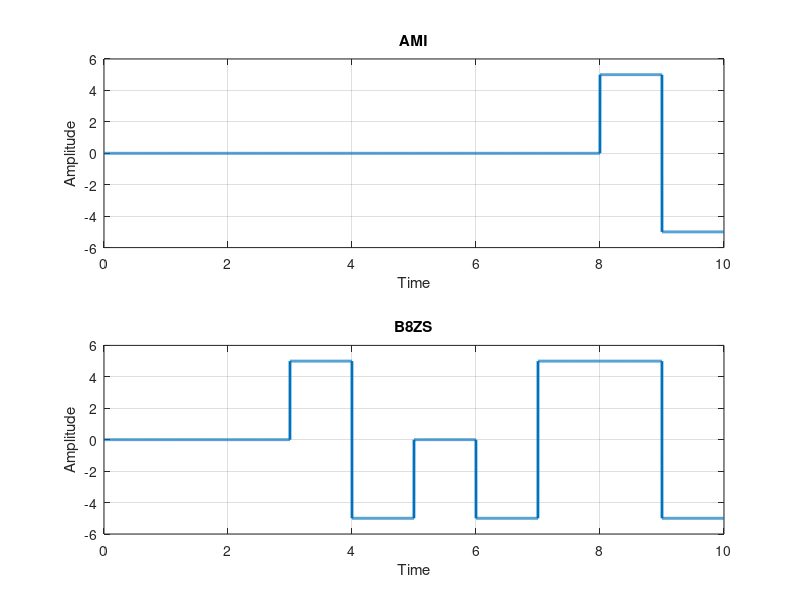

The MATLAB source for this figure:
clc;
close all;
clear all;

bits = [0 0 0 0 0 0 0 0 1 1];
%bits = input('Give a input bit sequence: ');
bitrate = 1;
n = 1000;
T = length(bits)/bitrate;
N = length(bits) * n;
dt = T/N;
t = 0:dt:T-dt;

previous = -5; %Assuming Previous was -5;
x = zeros(1, length(t));
for i=1:length(bits)
    if(bits(i) == 1)
       x((i-1)*n+1: i*n) = previous * (-1);
       previous = previous * (-1);
    end
end
subplot(2,1,1);
plot(t, x, 'Linewidth', 2);
grid on;
title('AMI');
xlabel('Time');
ylabel('Amplitude');


y = zeros(1, length(x)/n);
for i=1:length(y)
    if(x((i-1)*n +1) ~= 0)
        y(i) = 1;
    end
end
count = 0;

previous = -previous;
for i=1:length(y)
    if(y(i) == 0)
        count = count + 1;
        if count == 8
            x((i-5)*n+1:(i-4)*n) = previous;
            x((i-4)*n+1:(i-3)*n) = previous*(-1);
            previous = -previous;
            x((i-2)*n+1:(i-1)*n) = previous;
            x((i-1)*n+1:i*n) = previous*(-1);
        end
    else
        count = 0;
    end
end

subplot(2,1,2);
plot(t, x, 'Linewidth', 2);
grid on;
title('B8ZS');
xlabel('Time');
ylabel('Amplitude');

%Decoding
y = zeros(1, length(x)/n);
for i=1:length(y)
    if(x((i-1)*n +1) ~= 0)
        y(i) = 1;
    end
end

count = 0;
for i=1:length(y)
    if(((count >= 0 && count <= 3)||(count == 5)) && y(i) == 0)
        count = count+1;
    elseif(((count == 3)||(count == 4)) && y(i) == 1)
           count = count+1; 
    elseif(((count == 6)||(count == 7)) && y(i) == 1)
            y(i-5) = 0;
            y(i-4) = 0;
            y(i-2) = 0;
            y(i-1) = 0;
    else
        count = 0;
    end
end
disp(y);
